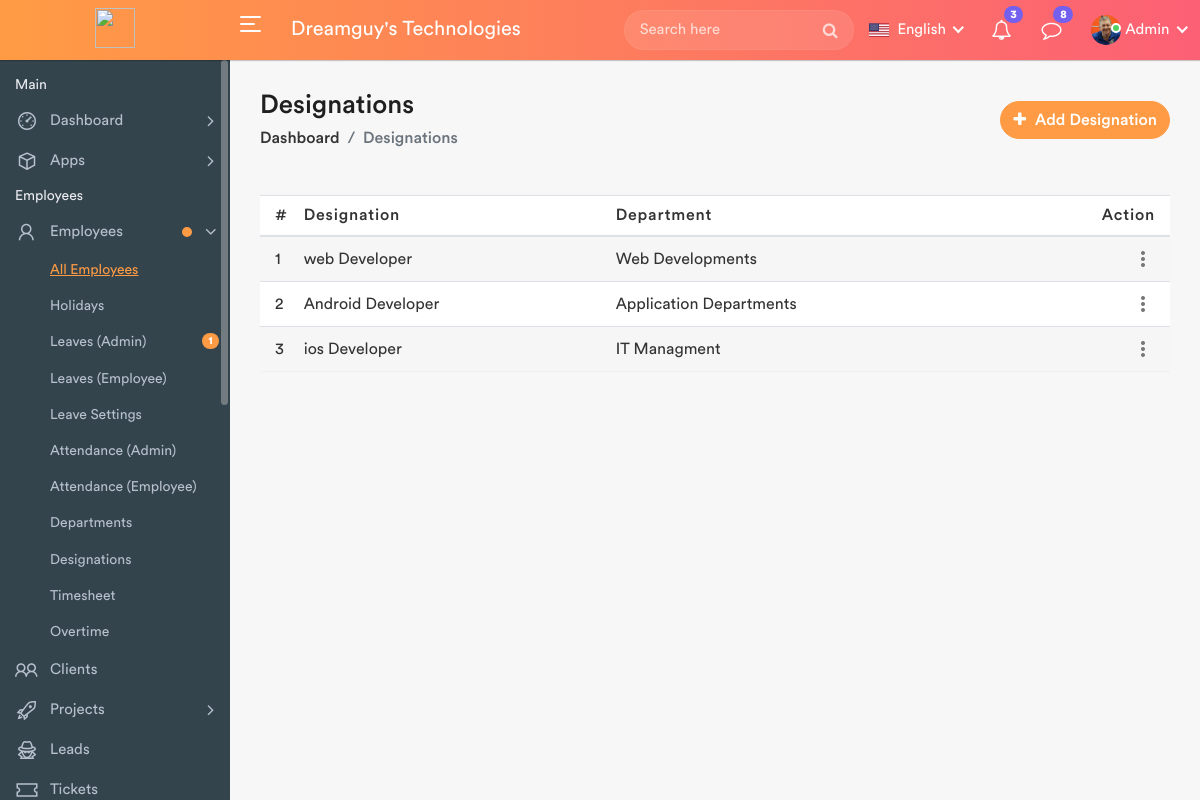
Before: /designations with the older database file.
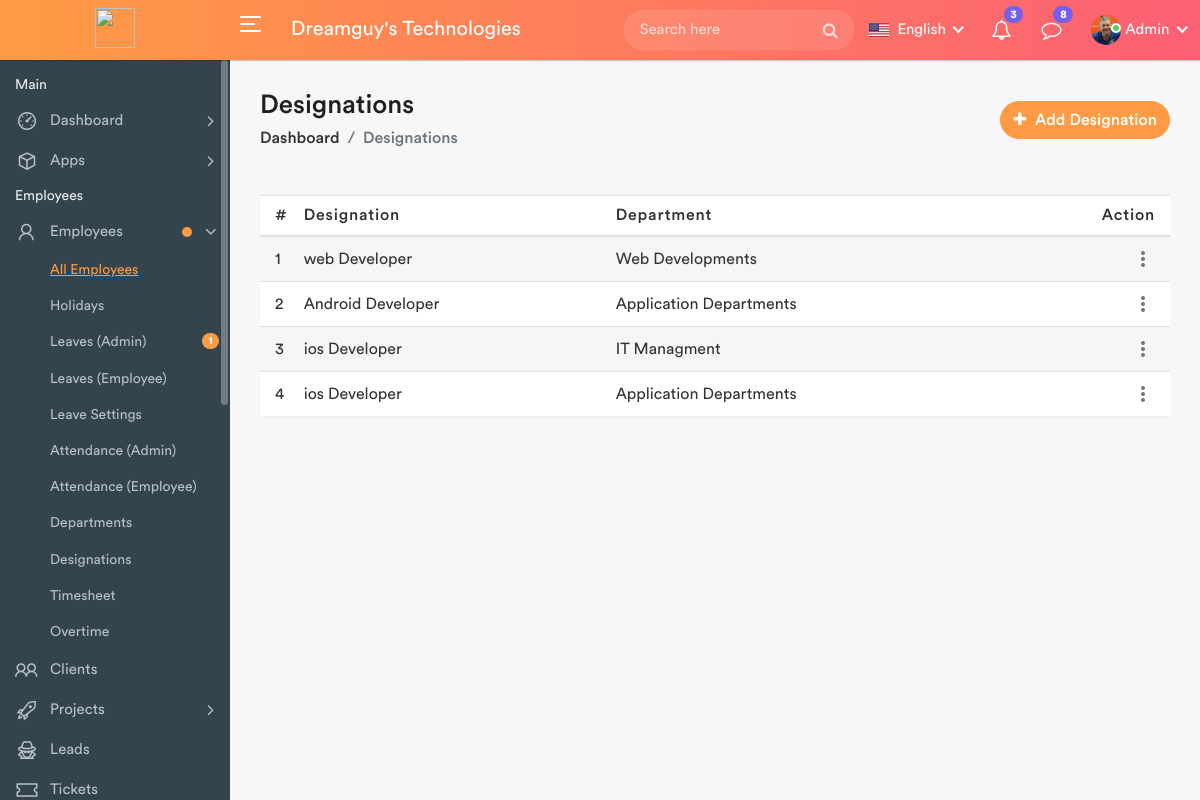
After: the same page with the newer database file.
### HRMS_APP/models.py (models this page shows, shortened)
class Designation(models.Model):
    designation = models.CharField(max_length=100)
    department = models.ForeignKey(Department, on_delete=models.CASCADE)

class Department(models.Model):
    department = models.CharField(max_length=100)
    def __str__(self):
        return self.department

### HRMS_APP/views.py (the view, shortened to what this page needs)
# urls.py: path('designations', views.designations, name='designations'),
def designations(request):
    designation = Designation.objects.all()
    departments = Department.objects.all()
    return render(request, "designations.html", {'designation': designation, 'departments': departments})

### HRMS_APP/templates/designations.html (shortened to what this page needs)
{% extends "header.html" %}
{% load static %}
{% block content %}
            <div class="page-wrapper">
                <div class="content container-fluid">
					<div class="page-header">
						<div class="row align-items-center">
							<div class="col">
								<h3 class="page-title">Designations</h3>
								<ul class="breadcrumb">
									<li class="breadcrumb-item"><a href="admin_dashboard.html">Dashboard</a></li>
									<li class="breadcrumb-item active">Designations</li>
								</ul>
							</div>
							<div class="col-auto float-right ml-auto">
								<a href="#" class="btn add-btn" data-toggle="modal" data-target="#add_designation"><i class="fa fa-plus"></i> Add Designation</a>
							</div>
						</div>
					</div>
					<div class="row">
						<div class="col-md-12">
							<div class="table-responsive">
								<table class="table table-striped custom-table mb-0 datatable">
									<thead>
										<tr>
											<th style="width: 30px;">#</th>
											<th>Designation </th>
											<th>Department </th>
											<th class="text-right">Action</th>
										</tr>
									</thead>
									<tbody>
										{% for i in designation  %}
										<tr>
											<td>{{forloop.counter}}</td>
											<td>{{i.designation}}</td>
											<td>{{i.department}}</td>
											<td class="text-right">
                                            <div class="dropdown dropdown-action">
													<a href="#" class="action-icon dropdown-toggle" data-toggle="dropdown" aria-expanded="false"><i class="material-icons">more_vert</i></a>
												</div>
											</td>
										</tr>
										{% endfor %}
									</tbody>
								</table>
							</div>
						</div>
					</div>
                </div>
            </div>
        </div>
	{% endblock %}

Changed rows visible on the page:
added Designation: designation "ios Developer", department "Application Departments"
